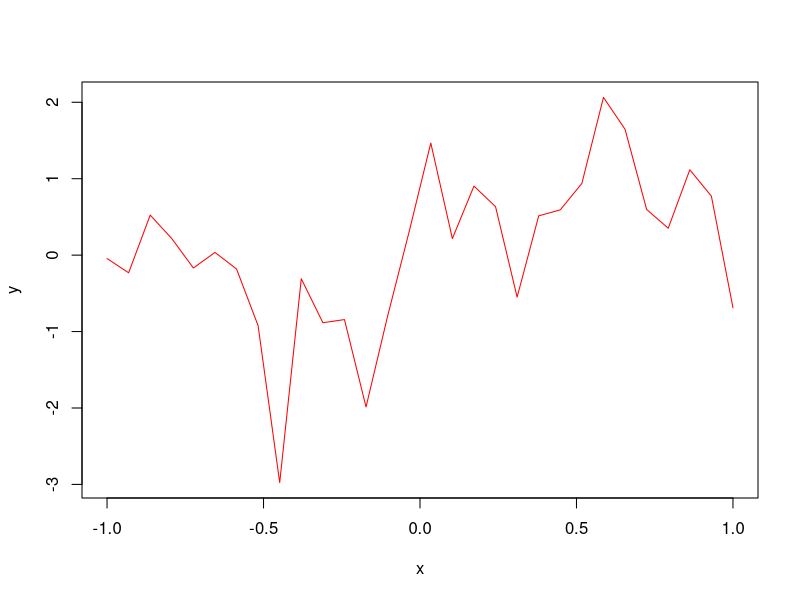
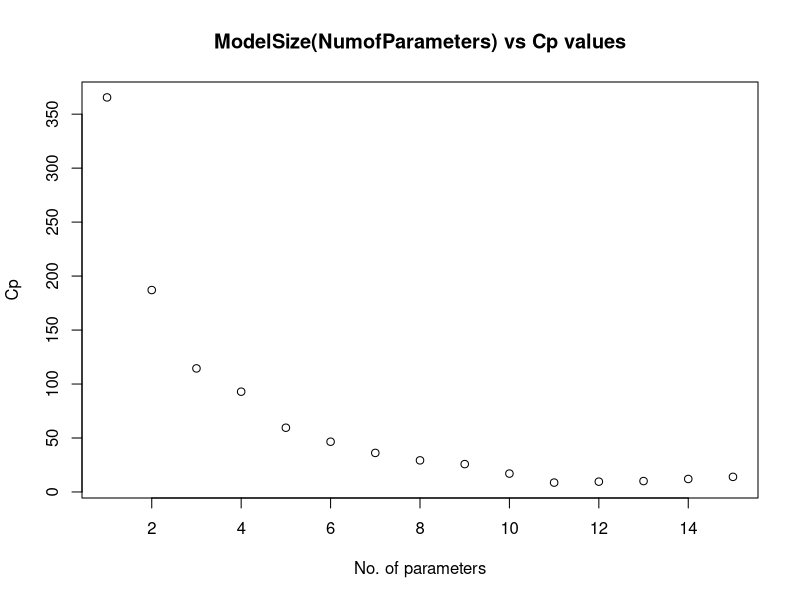

Write R code to recreate these figures, in order.
## ---- chunk 1
  library(mlbench)
  library(glmnet)
  library(zoo)
  library(magrittr)
  library(dplyr)
  library(caret)
## ---- chunk 2

  data(BostonHousing2)
  BH = BostonHousing2[, !(colnames(BostonHousing2) %in% c("medv", "town", "tract"))]
  full.model <- lm(cmedv~., data = BH)
  summary(full.model)
## ---- chunk 3
set.seed(1)
n=30
mean = 0
std = 1
x = sort(seq(from = -1, to = 1, length.out = n))
x_r = sort(runif(n, min=-1, max=1))
y = sin(pi * x) + rnorm(n)
y_r = sin(pi * x_r) + rnorm(n)
plot(x, y, col="red", type='l')
## ---- chunk 4
  dim(BH)
## ---- chunk 5
  sort(summary(full.model)$coefficients[,4])[1]
## ---- chunk 6
n = dim(BH)[1]
stepBIC = step(full.model, direction = "both", k=log(n), trace = 0)
## ---- chunk 7
summary(stepBIC)
## ---- chunk 8
anova(full.model, stepBIC)
## ---- chunk 9
p = 15
library(leaps)
b = regsubsets(cmedv~., data=BH, nvmax=p, nbest=1)
rs = summary(b, matrix = T)
# Listing the best model of each model size.
rs$which
## ---- chunk 10
#coef(rs$obj, 1:15)
## ---- chunk 11
#msize = apply(rs$which, 1, sum)
msize = 1:15
#par(mfrow=c(1,2))
CP = rs$rss/(summary(full.model)$sigma^2) + 2 * msize - n
AIC = n*log(rs$rss/n) + 2*msize;
BIC = n*log(rs$rss/n) + msize*log(n);
#cbind(CP, rs$cp)
plot(msize, CP, xlab="No. of parameters", ylab="Cp", main="ModelSize(NumofParameters) vs Cp values")
cat("Number of parameters in the best model as per Cp criterion is ", which.min(CP))
## ---- chunk 12
lm_11_pred_model <- lm(cmedv ~ . -lon -lat -age -indus, data=BH)
sort(summary(lm_11_pred_model)$coefficients[,4])[1]
## ---- chunk 13
 library(MASS)
  set.seed(1)
  n = 200
  p = 200
  
  # generate data
  V = matrix(0.2, p, p)
  diag(V) = 1
  X = as.matrix(mvrnorm(n, mu = rep(0, p), Sigma = V))
  y = X[, 1] + 0.5*X[, 2] + 0.25*X[, 3] + rnorm(n)
  
  # we will use a scaled version 
  X = scale(X)
  Y = scale(y)
## ---- chunk 14

soft_th <- function(b, lambda) {
  if (b > lambda/2) {
    return (b - (lambda / 2))
  } else if (abs(b) <= lambda/2) {
    return (0)
  } else if (b < -lambda/2) {
    return (b + (lambda/2))
  }
}
## ---- chunk 15
coord_descent <- function(X, Y, b, r, lambda) {
  for(j in 1:p) {
    
       # calculating partial residuals
       r <- r + X[,j]*b[j]
  
       # updating beta and soft-thresholding
       xr <- sum(X[,j]*r)
       xx <- sum(X[,j]^2)
       b[j] <- xr/xx
       b[j] <- soft_th(b[j], lambda = lambda)
  
       # Re calculting residual (Gauss-Seidel style coordinate descent)
       # r <- Y - X%*%b
       r <- r - X[,j]*b[j]
       # print(b) 
  }
  return(list("b" = b, "r" = r))
}
lambda = 0.7
b = rep(0, p)
r = Y - X%*%b
obj = coord_descent(X, Y, b, r, lambda)
cat("First 3 observations in r after single loop:\n",
    paste(obj$r[1:3], collapse="\n "))
cat("\nNonzero entries in the updated beta_new vector:\n",
    paste(obj$b[which(obj$b != 0)], collapse="\n "))

## ---- chunk 16

  mylasso <- function(X, Y, lambda, tol, maxitr) {
    p = dim(X)[2]
    b <- rep(0, p)
    r <- Y - X%*%b
    final_itr = maxitr
    for (itr in 1:maxitr) {
      b_old = b
      obj = coord_descent(X, Y, b, r, lambda)
      b = obj$b
      r = obj$r
      l1norm <- dist(rbind(b, b_old), method="manhattan")
      if (l1norm < tol) {
        #print(sprintf("Final iteration: %d, Final l1 distance: %f", itr, l1norm))
        final_itr = itr
        break
      }
      #print(sprintf("Iteration: %d, tol: %f, l1 distance: %f", itr, tol, l1norm))
    }
    
    # print(r[1:3])
    # print(b[which(b != 0)])
    return (list("final_itr" = final_itr, "b" = b, "r" = r))
  }
## ---- chunk 17
lassoObj <- mylasso(X, Y, 0.3, 1e-5, 100)
## ---- chunk 18
lassoObj$final_itr
## ---- chunk 19
lassoObj$b[which(lassoObj$b != 0)]
## ---- chunk 20
lassoObj$r[1:3]
## ---- chunk 21
 
  # setting the glmnet lambda to be at half i.e. 0.15

  mse_mylasso <- mean((Y - X%*%lassoObj$b)^2)
  glmnetlasso <- glmnet(X, Y, alpha=1, lambda = 0.15)
  mse_gl <- mean((Y -glmnetlasso %>% predict(X) %>% as.vector())^2)
  l1norm2 <- dist(rbind(lassoObj$b, glmnetlasso$beta[,1]), method="manhattan")
  cat("MSE (mylasso): ", mse_mylasso, "MSE(glmnet): ", mse_gl, "
      Diff between MSE: ", abs(mse_mylasso - mse_gl))
## ---- chunk 22
  if (l1norm2 < 0.005) {
    cat("The distance between beta vector generated by mylasso 
        and glmnet (less the 0.005) is: ", l1norm2)
  }
